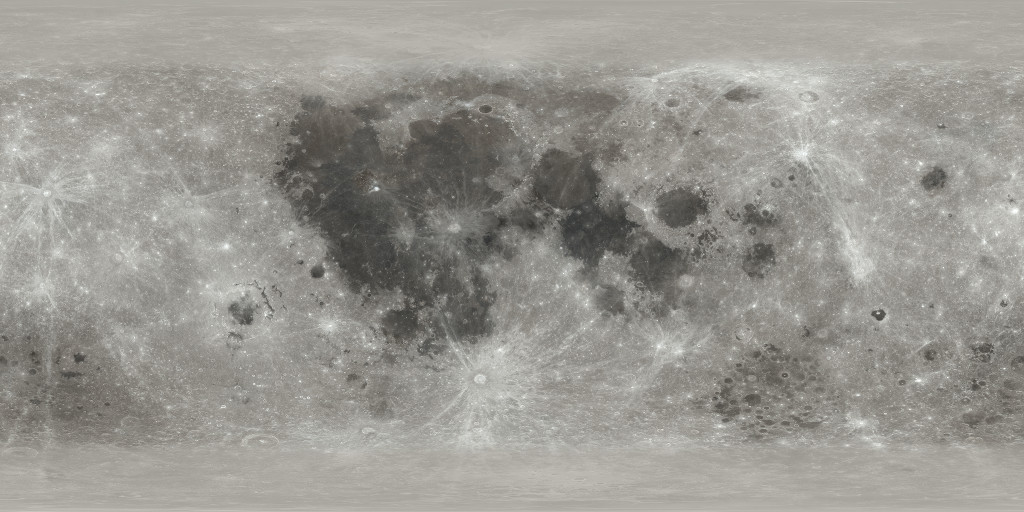
%> input picture matlab/lroc_color_poles_1k.jpg, 1024 x 512 px
$ octave plot_traj.m   (GNU Octave 9; MATLAB toolbox functions it lacks are replaced by stand-ins)
%> lines starting %> are read from the running program, lines starting %| are printed output that depends on the picture
%% reset
clc, clear, close all;

%% data
true = importdata("true.csv");
est  = importdata("est.csv");
% true = true ./ 1000; est = est ./ 1000; % convert to km
err = true - est;
err = sqrt(sum(err(1:3,:).^2, 1));

%% plot
n = length(true);
% n = 600

figure(1);
scatter3(true(1,1), true(2,1), true(3,1), 'go'); hold on;
scatter3(est(1,1), est(2,1), est(3,1), 'ro');
%scatter3(est(1,end), est(2,end), est(3,end), 'rx');
plot3(est(1,1:n), est(2,1:n), est(3,1:n), 'b');
plot3(true(1,1:n), true(2,1:n), true(3,1:n), 'LineWidth', 2);
grid on; axis equal;

rad = 1737.400;             % km, lunar radius
% moon
[I, map] = imread("lroc_color_poles_1k.jpg");
%> I is the input picture: size 512x1024x3 uint8; mean R, G, B 152.7, 150.8, 144.9
%> map = []
[xx, yy, zz] = ellipsoid(0, 0, 0, rad, rad, rad);
globe = surf(xx, yy, -zz);
set(globe, 'FaceColor', 'texturemap', 'CData', I, 'FaceAlpha', 1, ...
    'EdgeColor', 'none');

xlabel("x (km)"); ylabel("y (km)"); zlabel("z (km)");
%> after `zlabel("z (km)")`:
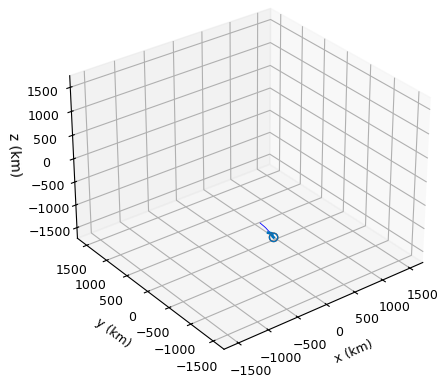
%> figure redrawn from the program's plot data

figure(2);
plot(1:length(err), err);
grid on;
xlabel("count"); ylabel("RMS error (km)");
%> after `ylabel("RMS error (km)")`:
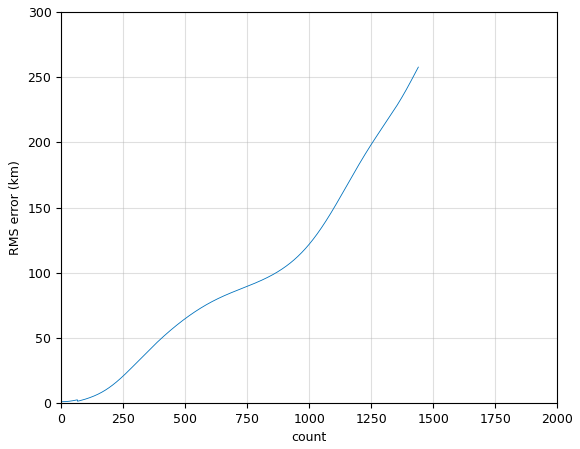
%> figure redrawn from the program's plot data; curve peaks at x = 1440, y = 257.7
